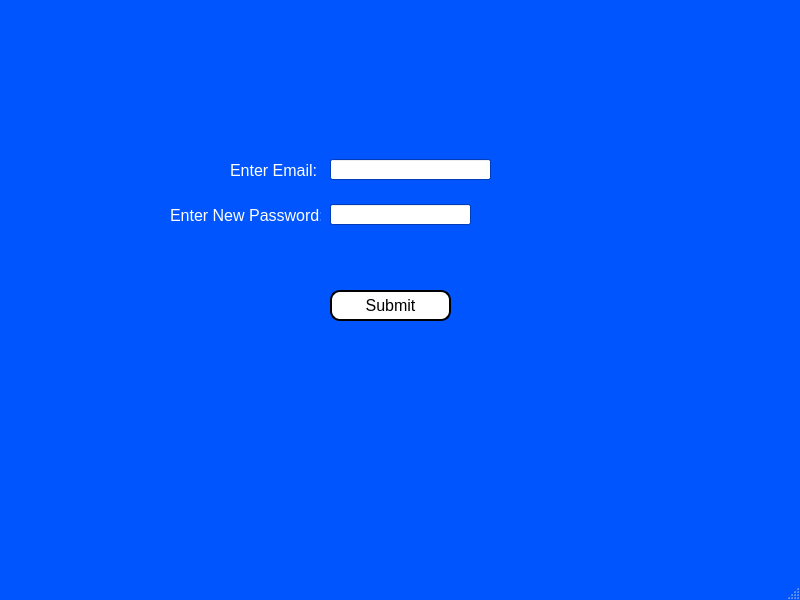
<?xml version="1.0" encoding="UTF-8"?>
<ui version="4.0">
 <class>MainWindow</class>
 <widget class="QMainWindow" name="MainWindow">
  <property name="geometry">
   <rect>
    <x>0</x>
    <y>0</y>
    <width>800</width>
    <height>600</height>
   </rect>
  </property>
  <property name="palette">
   <palette>
    <active>
     <colorrole role="WindowText">
      <brush brushstyle="SolidPattern">
       <color alpha="255">
        <red>0</red>
        <green>0</green>
        <blue>0</blue>
       </color>
      </brush>
     </colorrole>
     <colorrole role="Button">
      <brush brushstyle="SolidPattern">
       <color alpha="255">
        <red>0</red>
        <green>85</green>
        <blue>255</blue>
       </color>
      </brush>
     </colorrole>
     <colorrole role="Light">
      <brush brushstyle="SolidPattern">
       <color alpha="255">
        <red>127</red>
        <green>170</green>
        <blue>255</blue>
       </color>
      </brush>
     </colorrole>
     <colorrole role="Midlight">
      <brush brushstyle="SolidPattern">
       <color alpha="255">
        <red>63</red>
        <green>127</green>
        <blue>255</blue>
       </color>
      </brush>
     </colorrole>
     <colorrole role="Dark">
      <brush brushstyle="SolidPattern">
       <color alpha="255">
        <red>0</red>
        <green>42</green>
        <blue>127</blue>
       </color>
      </brush>
     </colorrole>
     <colorrole role="Mid">
      <brush brushstyle="SolidPattern">
       <color alpha="255">
        <red>0</red>
        <green>56</green>
        <blue>170</blue>
       </color>
      </brush>
     </colorrole>
     <colorrole role="Text">
      <brush brushstyle="SolidPattern">
       <color alpha="255">
        <red>0</red>
        <green>0</green>
        <blue>0</blue>
       </color>
      </brush>
     </colorrole>
     <colorrole role="BrightText">
      <brush brushstyle="SolidPattern">
       <color alpha="255">
        <red>255</red>
        <green>255</green>
        <blue>255</blue>
       </color>
      </brush>
     </colorrole>
     <colorrole role="ButtonText">
      <brush brushstyle="SolidPattern">
       <color alpha="255">
        <red>0</red>
        <green>0</green>
        <blue>0</blue>
       </color>
      </brush>
     </colorrole>
     <colorrole role="Base">
      <brush brushstyle="SolidPattern">
       <color alpha="255">
        <red>255</red>
        <green>255</green>
        <blue>255</blue>
       </color>
      </brush>
     </colorrole>
     <colorrole role="Window">
      <brush brushstyle="SolidPattern">
       <color alpha="255">
        <red>0</red>
        <green>85</green>
        <blue>255</blue>
       </color>
      </brush>
     </colorrole>
     <colorrole role="Shadow">
      <brush brushstyle="SolidPattern">
       <color alpha="255">
        <red>0</red>
        <green>0</green>
        <blue>0</blue>
       </color>
      </brush>
     </colorrole>
     <colorrole role="AlternateBase">
      <brush brushstyle="SolidPattern">
       <color alpha="255">
        <red>127</red>
        <green>170</green>
        <blue>255</blue>
       </color>
      </brush>
     </colorrole>
     <colorrole role="ToolTipBase">
      <brush brushstyle="SolidPattern">
       <color alpha="255">
        <red>255</red>
        <green>255</green>
        <blue>220</blue>
       </color>
      </brush>
     </colorrole>
     <colorrole role="ToolTipText">
      <brush brushstyle="SolidPattern">
       <color alpha="255">
        <red>0</red>
        <green>0</green>
        <blue>0</blue>
       </color>
      </brush>
     </colorrole>
    </active>
    <inactive>
     <colorrole role="WindowText">
      <brush brushstyle="SolidPattern">
       <color alpha="255">
        <red>0</red>
        <green>0</green>
        <blue>0</blue>
       </color>
      </brush>
     </colorrole>
     <colorrole role="Button">
      <brush brushstyle="SolidPattern">
       <color alpha="255">
        <red>0</red>
        <green>85</green>
        <blue>255</blue>
       </color>
      </brush>
     </colorrole>
     <colorrole role="Light">
      <brush brushstyle="SolidPattern">
       <color alpha="255">
        <red>127</red>
        <green>170</green>
        <blue>255</blue>
       </color>
      </brush>
     </colorrole>
     <colorrole role="Midlight">
      <brush brushstyle="SolidPattern">
       <color alpha="255">
        <red>63</red>
        <green>127</green>
        <blue>255</blue>
       </color>
      </brush>
     </colorrole>
     <colorrole role="Dark">
      <brush brushstyle="SolidPattern">
       <color alpha="255">
        <red>0</red>
        <green>42</green>
        <blue>127</blue>
       </color>
      </brush>
     </colorrole>
     <colorrole role="Mid">
      <brush brushstyle="SolidPattern">
       <color alpha="255">
        <red>0</red>
        <green>56</green>
        <blue>170</blue>
       </color>
      </brush>
     </colorrole>
     <colorrole role="Text">
      <brush brushstyle="SolidPattern">
       <color alpha="255">
        <red>0</red>
        <green>0</green>
        <blue>0</blue>
       </color>
      </brush>
     </colorrole>
     <colorrole role="BrightText">
      <brush brushstyle="SolidPattern">
       <color alpha="255">
        <red>255</red>
        <green>255</green>
        <blue>255</blue>
       </color>
      </brush>
     </colorrole>
     <colorrole role="ButtonText">
      <brush brushstyle="SolidPattern">
       <color alpha="255">
        <red>0</red>
        <green>0</green>
        <blue>0</blue>
       </color>
      </brush>
     </colorrole>
     <colorrole role="Base">
      <brush brushstyle="SolidPattern">
       <color alpha="255">
        <red>255</red>
        <green>255</green>
        <blue>255</blue>
       </color>
      </brush>
     </colorrole>
     <colorrole role="Window">
      <brush brushstyle="SolidPattern">
       <color alpha="255">
        <red>0</red>
        <green>85</green>
        <blue>255</blue>
       </color>
      </brush>
     </colorrole>
     <colorrole role="Shadow">
      <brush brushstyle="SolidPattern">
       <color alpha="255">
        <red>0</red>
        <green>0</green>
        <blue>0</blue>
       </color>
      </brush>
     </colorrole>
     <colorrole role="AlternateBase">
      <brush brushstyle="SolidPattern">
       <color alpha="255">
        <red>127</red>
        <green>170</green>
        <blue>255</blue>
       </color>
      </brush>
     </colorrole>
     <colorrole role="ToolTipBase">
      <brush brushstyle="SolidPattern">
       <color alpha="255">
        <red>255</red>
        <green>255</green>
        <blue>220</blue>
       </color>
      </brush>
     </colorrole>
     <colorrole role="ToolTipText">
      <brush brushstyle="SolidPattern">
       <color alpha="255">
        <red>0</red>
        <green>0</green>
        <blue>0</blue>
       </color>
      </brush>
     </colorrole>
    </inactive>
    <disabled>
     <colorrole role="WindowText">
      <brush brushstyle="SolidPattern">
       <color alpha="255">
        <red>0</red>
        <green>42</green>
        <blue>127</blue>
       </color>
      </brush>
     </colorrole>
     <colorrole role="Button">
      <brush brushstyle="SolidPattern">
       <color alpha="255">
        <red>0</red>
        <green>85</green>
        <blue>255</blue>
       </color>
      </brush>
     </colorrole>
     <colorrole role="Light">
      <brush brushstyle="SolidPattern">
       <color alpha="255">
        <red>127</red>
        <green>170</green>
        <blue>255</blue>
       </color>
      </brush>
     </colorrole>
     <colorrole role="Midlight">
      <brush brushstyle="SolidPattern">
       <color alpha="255">
        <red>63</red>
        <green>127</green>
        <blue>255</blue>
       </color>
      </brush>
     </colorrole>
     <colorrole role="Dark">
      <brush brushstyle="SolidPattern">
       <color alpha="255">
        <red>0</red>
        <green>42</green>
        <blue>127</blue>
       </color>
      </brush>
     </colorrole>
     <colorrole role="Mid">
      <brush brushstyle="SolidPattern">
       <color alpha="255">
        <red>0</red>
        <green>56</green>
        <blue>170</blue>
       </color>
      </brush>
     </colorrole>
     <colorrole role="Text">
      <brush brushstyle="SolidPattern">
       <color alpha="255">
        <red>0</red>
        <green>42</green>
        <blue>127</blue>
       </color>
      </brush>
     </colorrole>
     <colorrole role="BrightText">
      <brush brushstyle="SolidPattern">
       <color alpha="255">
        <red>255</red>
        <green>255</green>
        <blue>255</blue>
       </color>
      </brush>
     </colorrole>
     <colorrole role="ButtonText">
      <brush brushstyle="SolidPattern">
       <color alpha="255">
        <red>0</red>
        <green>42</green>
        <blue>127</blue>
       </color>
      </brush>
     </colorrole>
     <colorrole role="Base">
      <brush brushstyle="SolidPattern">
       <color alpha="255">
        <red>0</red>
        <green>85</green>
        <blue>255</blue>
       </color>
      </brush>
     </colorrole>
     <colorrole role="Window">
      <brush brushstyle="SolidPattern">
       <color alpha="255">
        <red>0</red>
        <green>85</green>
        <blue>255</blue>
       </color>
      </brush>
     </colorrole>
     <colorrole role="Shadow">
      <brush brushstyle="SolidPattern">
       <color alpha="255">
        <red>0</red>
        <green>0</green>
        <blue>0</blue>
       </color>
      </brush>
     </colorrole>
     <colorrole role="AlternateBase">
      <brush brushstyle="SolidPattern">
       <color alpha="255">
        <red>0</red>
        <green>85</green>
        <blue>255</blue>
       </color>
      </brush>
     </colorrole>
     <colorrole role="ToolTipBase">
      <brush brushstyle="SolidPattern">
       <color alpha="255">
        <red>255</red>
        <green>255</green>
        <blue>220</blue>
       </color>
      </brush>
     </colorrole>
     <colorrole role="ToolTipText">
      <brush brushstyle="SolidPattern">
       <color alpha="255">
        <red>0</red>
        <green>0</green>
        <blue>0</blue>
       </color>
      </brush>
     </colorrole>
    </disabled>
   </palette>
  </property>
  <property name="windowTitle">
   <string>MainWindow</string>
  </property>
  <widget class="QWidget" name="centralwidget">
   <widget class="QPushButton" name="submit_Button">
    <property name="geometry">
     <rect>
      <x>330</x>
      <y>290</y>
      <width>121</width>
      <height>31</height>
     </rect>
    </property>
    <property name="font">
     <font>
      <pointsize>12</pointsize>
     </font>
    </property>
    <property name="styleSheet">
     <string notr="true">QPushButton{background-color: white;
border: 2px solid black;
border-radius: 10px;}
QPushButton:hover{background-color:rgb(85, 255, 255);
border: 2px solidrgb(85, 255, 255);
}</string>
    </property>
    <property name="text">
     <string>Submit</string>
    </property>
    <property name="autoDefault">
     <bool>false</bool>
    </property>
   </widget>
   <widget class="QLabel" name="email_label">
    <property name="geometry">
     <rect>
      <x>230</x>
      <y>150</y>
      <width>91</width>
      <height>41</height>
     </rect>
    </property>
    <property name="font">
     <font>
      <pointsize>12</pointsize>
     </font>
    </property>
    <property name="text">
     <string>&lt;html&gt;&lt;head/&gt;&lt;body&gt;&lt;p&gt;&lt;span style=&quot; color:#ffffff;&quot;&gt;Enter Email:&lt;/span&gt;&lt;/p&gt;&lt;/body&gt;&lt;/html&gt;</string>
    </property>
   </widget>
   <widget class="QLineEdit" name="email_lineEdit">
    <property name="geometry">
     <rect>
      <x>330</x>
      <y>159</y>
      <width>161</width>
      <height>21</height>
     </rect>
    </property>
    <property name="font">
     <font>
      <pointsize>12</pointsize>
     </font>
    </property>
   </widget>
   <widget class="QLabel" name="passwd_label">
    <property name="geometry">
     <rect>
      <x>170</x>
      <y>200</y>
      <width>151</width>
      <height>31</height>
     </rect>
    </property>
    <property name="font">
     <font>
      <pointsize>12</pointsize>
     </font>
    </property>
    <property name="text">
     <string>&lt;html&gt;&lt;head/&gt;&lt;body&gt;&lt;p&gt;&lt;span style=&quot; color:#ffffff;&quot;&gt;Enter New Password:&lt;/span&gt;&lt;/p&gt;&lt;/body&gt;&lt;/html&gt;</string>
    </property>
   </widget>
   <widget class="QLineEdit" name="passwd_lineEdit">
    <property name="geometry">
     <rect>
      <x>330</x>
      <y>204</y>
      <width>141</width>
      <height>21</height>
     </rect>
    </property>
    <property name="font">
     <font>
      <pointsize>12</pointsize>
     </font>
    </property>
   </widget>
  </widget>
  <widget class="QMenuBar" name="menubar">
   <property name="geometry">
    <rect>
     <x>0</x>
     <y>0</y>
     <width>800</width>
     <height>21</height>
    </rect>
   </property>
  </widget>
  <widget class="QStatusBar" name="statusbar"/>
 </widget>
 <resources/>
 <connections/>
</ui>
